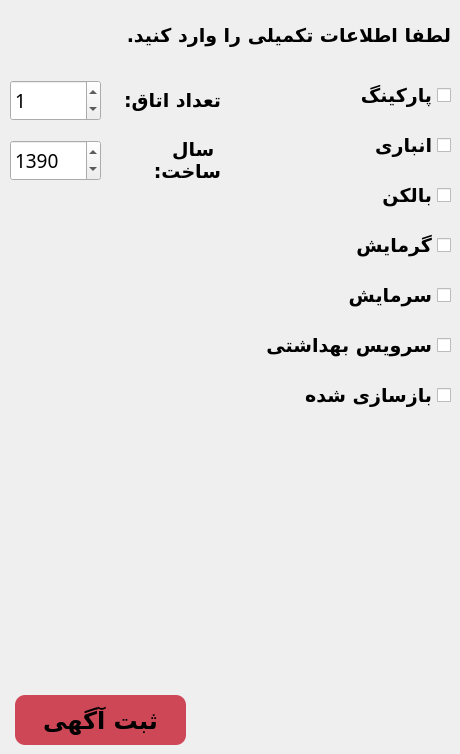
    <widget class="QWidget" name="page_Add_HouseVilla">
     <widget class="QCheckBox" name="checkBox_hv_cooling">
      <property name="geometry">
       <rect>
        <x>240</x>
        <y>280</y>
        <width>211</width>
        <height>31</height>
       </rect>
      </property>
      <property name="font">
       <font>
        <family>B Nazanin</family>
        <pointsize>14</pointsize>
        <weight>75</weight>
        <bold>true</bold>
       </font>
      </property>
      <property name="layoutDirection">
       <enum>Qt::RightToLeft</enum>
      </property>
      <property name="text">
       <string>سرمایش</string>
      </property>
     </widget>
     <widget class="QCheckBox" name="checkBox_hv_heating">
      <property name="geometry">
       <rect>
        <x>240</x>
        <y>230</y>
        <width>211</width>
        <height>31</height>
       </rect>
      </property>
      <property name="font">
       <font>
        <family>B Nazanin</family>
        <pointsize>14</pointsize>
        <weight>75</weight>
        <bold>true</bold>
       </font>
      </property>
      <property name="layoutDirection">
       <enum>Qt::RightToLeft</enum>
      </property>
      <property name="text">
       <string>گرمایش</string>
      </property>
     </widget>
     <widget class="QCheckBox" name="checkBox_hv_parking">
      <property name="geometry">
       <rect>
        <x>240</x>
        <y>80</y>
        <width>211</width>
        <height>31</height>
       </rect>
      </property>
      <property name="font">
       <font>
        <family>B Nazanin</family>
        <pointsize>14</pointsize>
        <weight>75</weight>
        <bold>true</bold>
       </font>
      </property>
      <property name="layoutDirection">
       <enum>Qt::RightToLeft</enum>
      </property>
      <property name="text">
       <string>پارکینگ</string>
      </property>
     </widget>
     <widget class="QCheckBox" name="checkBox_hv_storage">
      <property name="geometry">
       <rect>
        <x>240</x>
        <y>130</y>
        <width>211</width>
        <height>31</height>
       </rect>
      </property>
      <property name="font">
       <font>
        <family>B Nazanin</family>
        <pointsize>14</pointsize>
        <weight>75</weight>
        <bold>true</bold>
       </font>
      </property>
      <property name="layoutDirection">
       <enum>Qt::RightToLeft</enum>
      </property>
      <property name="text">
       <string>انباری</string>
      </property>
     </widget>
     <widget class="QLabel" name="label_31">
      <property name="geometry">
       <rect>
        <x>110</x>
        <y>80</y>
        <width>111</width>
        <height>41</height>
       </rect>
      </property>
      <property name="font">
       <font>
        <family>B Nazanin</family>
        <pointsize>14</pointsize>
        <weight>75</weight>
        <bold>true</bold>
       </font>
      </property>
      <property name="text">
       <string>تعداد اتاق:</string>
      </property>
      <property name="alignment">
       <set>Qt::AlignLeading|Qt::AlignLeft|Qt::AlignVCenter</set>
      </property>
      <property name="wordWrap">
       <bool>true</bool>
      </property>
     </widget>
     <widget class="QCheckBox" name="checkBox_hv_bathroom">
      <property name="geometry">
       <rect>
        <x>240</x>
        <y>330</y>
        <width>211</width>
        <height>31</height>
       </rect>
      </property>
      <property name="font">
       <font>
        <family>B Nazanin</family>
        <pointsize>14</pointsize>
        <weight>75</weight>
        <bold>true</bold>
       </font>
      </property>
      <property name="layoutDirection">
       <enum>Qt::RightToLeft</enum>
      </property>
      <property name="text">
       <string>سرویس بهداشتی</string>
      </property>
     </widget>
     <widget class="QSpinBox" name="spinBox_hv_year">
      <property name="geometry">
       <rect>
        <x>10</x>
        <y>140</y>
        <width>91</width>
        <height>41</height>
       </rect>
      </property>
      <property name="font">
       <font>
        <family>B Nazanin</family>
        <pointsize>14</pointsize>
       </font>
      </property>
      <property name="minimum">
       <number>1340</number>
      </property>
      <property name="maximum">
       <number>1403</number>
      </property>
      <property name="value">
       <number>1390</number>
      </property>
     </widget>
     <widget class="QLabel" name="label_30">
      <property name="geometry">
       <rect>
        <x>20</x>
        <y>10</y>
        <width>431</width>
        <height>51</height>
       </rect>
      </property>
      <property name="font">
       <font>
        <family>B Nazanin</family>
        <pointsize>14</pointsize>
        <weight>75</weight>
        <bold>true</bold>
       </font>
      </property>
      <property name="text">
       <string>لطفا اطلاعات تکمیلی را وارد کنید.</string>
      </property>
      <property name="alignment">
       <set>Qt::AlignLeading|Qt::AlignLeft|Qt::AlignVCenter</set>
      </property>
      <property name="wordWrap">
       <bool>true</bool>
      </property>
     </widget>
     <widget class="QCheckBox" name="checkBox_hv_balcony">
      <property name="geometry">
       <rect>
        <x>240</x>
        <y>180</y>
        <width>211</width>
        <height>31</height>
       </rect>
      </property>
      <property name="font">
       <font>
        <family>B Nazanin</family>
        <pointsize>14</pointsize>
        <weight>75</weight>
        <bold>true</bold>
       </font>
      </property>
      <property name="layoutDirection">
       <enum>Qt::RightToLeft</enum>
      </property>
      <property name="text">
       <string>بالکن</string>
      </property>
     </widget>
     <widget class="QSpinBox" name="spinBox_hv_room">
      <property name="geometry">
       <rect>
        <x>10</x>
        <y>80</y>
        <width>91</width>
        <height>41</height>
       </rect>
      </property>
      <property name="font">
       <font>
        <family>B Nazanin</family>
        <pointsize>14</pointsize>
       </font>
      </property>
      <property name="minimum">
       <number>0</number>
      </property>
      <property name="maximum">
       <number>20</number>
      </property>
      <property name="value">
       <number>1</number>
      </property>
     </widget>
     <widget class="QCheckBox" name="checkBox_hv_renovated">
      <property name="geometry">
       <rect>
        <x>240</x>
        <y>380</y>
        <width>211</width>
        <height>31</height>
       </rect>
      </property>
      <property name="font">
       <font>
        <family>B Nazanin</family>
        <pointsize>14</pointsize>
        <weight>75</weight>
        <bold>true</bold>
       </font>
      </property>
      <property name="layoutDirection">
       <enum>Qt::RightToLeft</enum>
      </property>
      <property name="text">
       <string>بازسازی شده</string>
      </property>
     </widget>
     <widget class="QLabel" name="label_33">
      <property name="geometry">
       <rect>
        <x>110</x>
        <y>140</y>
        <width>111</width>
        <height>41</height>
       </rect>
      </property>
      <property name="font">
       <font>
        <family>B Nazanin</family>
        <pointsize>14</pointsize>
        <weight>75</weight>
        <bold>true</bold>
       </font>
      </property>
      <property name="text">
       <string>سال ساخت:</string>
      </property>
      <property name="alignment">
       <set>Qt::AlignLeading|Qt::AlignLeft|Qt::AlignVCenter</set>
      </property>
      <property name="wordWrap">
       <bool>true</bool>
      </property>
     </widget>
     <widget class="QLabel" name="label_add_hv_error">
      <property name="geometry">
       <rect>
        <x>10</x>
        <y>425</y>
        <width>441</width>
        <height>31</height>
       </rect>
      </property>
      <property name="font">
       <font>
        <family>B Nazanin</family>
        <pointsize>14</pointsize>
        <weight>75</weight>
        <bold>true</bold>
       </font>
      </property>
      <property name="styleSheet">
       <string notr="true">color:red;</string>
      </property>
      <property name="text">
       <string/>
      </property>
     </widget>
     <widget class="QPushButton" name="pushButton_hv_register">
      <property name="geometry">
       <rect>
        <x>15</x>
        <y>695</y>
        <width>171</width>
        <height>50</height>
       </rect>
      </property>
      <property name="font">
       <font>
        <family>B Nazanin</family>
        <pointsize>18</pointsize>
        <weight>75</weight>
        <bold>true</bold>
       </font>
      </property>
      <property name="cursor">
       <cursorShape>PointingHandCursor</cursorShape>
      </property>
      <property name="styleSheet">
       <string notr="true">background-color: #CE4757;
border-style: solid;
border-color: black;
border-width: 0px;
border-radius: 10px;</string>
      </property>
      <property name="text">
       <string>ثبت آگهی</string>
      </property>
     </widget>
    </widget>
